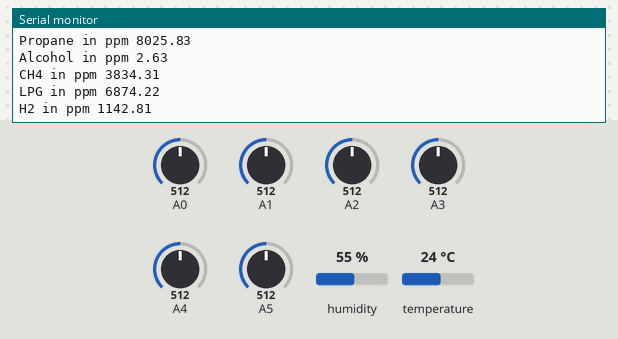
Simulated run of this sketch. Board: Arduino Uno, built with avr-gcc and run on an emulated ATmega328P. Shown: the last lines printed to the serial monitor. Inputs (shaded band) come from the test bench; at power-on: A0 = 512, A1 = 512, A2 = 512, A3 = 512, A4 = 512, A5 = 512, humidity 55 %, temperature 24 °C.

Above: at 2.9 s.
3.0 s: A0 set to 716
5.8 s: A1 set to 716
At 6.8 s:
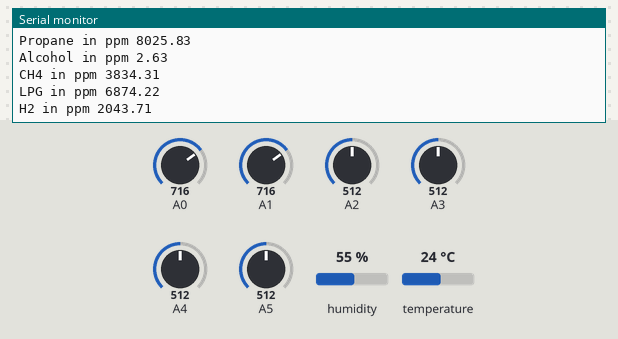
8.6 s: A2 set to 716
At 11.2 s:
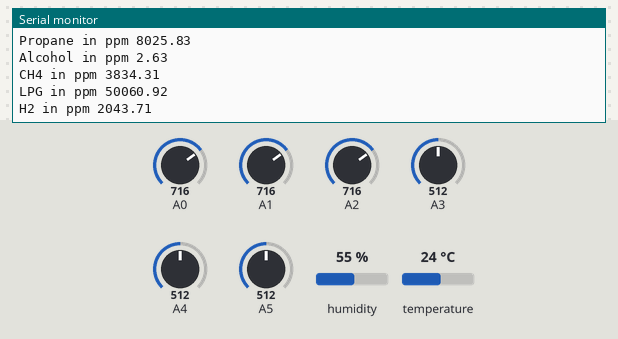
11.4 s: A3 set to 716
At 13.1 s:
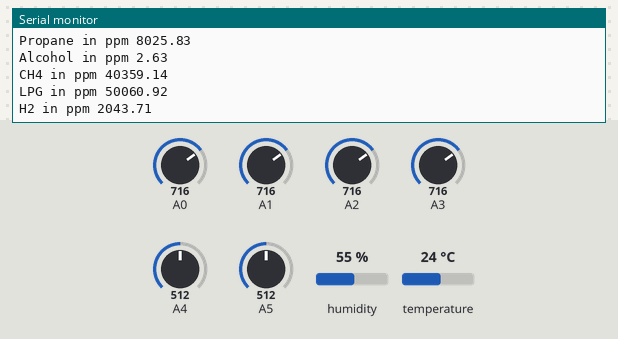

The sketch:

dynamic.ino
```cpp
//this is for arduino json version 5
#include <SoftwareSerial.h>
#include <ArduinoJson.h>
SoftwareSerial s(5,6);
#include "DHT.h"
#define DHTPIN 2
#define DHTTYPE DHT11
#define RL 20
#define ro135 89.41
#define ro8 25.07
#define ro6 45.16
#define ro4 32.19
#define ro3 70.63
#define ro2 63.51
DHT dht(DHTPIN, DHTTYPE);

void setup() {
  s.begin(115200);
  Serial.begin(9600);

pinMode(A0,INPUT);
pinMode(A1,INPUT);
pinMode(A2,INPUT);
pinMode(A3,INPUT);
pinMode(A4,INPUT);
pinMode(A5,INPUT);
  dht.begin();
}
StaticJsonBuffer<1000> jsonBuffer;
JsonObject& root = jsonBuffer.createObject();
void loop() {

  float h = dht.readHumidity();
  // Read temperature as Celsius (the default)
  float t = dht.readTemperature();
  // Read temperature as Fahrenheit (isFahrenheit = true)
  float f = dht.readTemperature(true);
  float mq135=analogRead(A0);
  float mq8=analogRead(A1);
  float mq6=analogRead(A2);
  float mq4=analogRead(A3);
  float mq3=analogRead(A4);
  float mq2=analogRead(A5);
  float vrl135 = (mq135*5)/1023;
  float vrl8 = (mq8*5)/1023;
  float vrl6 = (mq6*5)/1023;
  float vrl4 = (mq4*5)/1023;
  float vrl3 = (mq3*5)/1023;
  float vrl2 = (mq2*5)/1023;
  float rs135 = ((5-vrl135)*RL)/vrl135;
  float rs8 = ((5-vrl8)*RL)/vrl8;
  float rs6 = ((5-vrl6)*RL)/vrl6;
  float rs4 = ((5-vrl4)*RL)/vrl4;
  float rs3 = ((5-vrl3)*RL)/vrl3;
  float rs2 = ((5-vrl2)*RL)/vrl2;
 /* Serial.print("rs135 ");
  Serial.println(rs135);
  Serial.print("rs8 ");
  Serial.println(rs8);
  Serial.print("rs6 ");
  Serial.println(rs6);
  Serial.print("rs4 ");
  Serial.println(rs4);
  Serial.print("rs3 ");
  Serial.println(rs3);
  Serial.print("rs2 ");
  Serial.println(rs2);*/

  float ratio135 = rs135/ro135;
  float ratio8 = rs8/ro8;
  float ratio6 = rs6/ro6;
  float ratio4 = rs4/ro4;
  float ratio3 = rs3/ro3;
  float ratio2 = rs2/ro2;
  float co2 = 110.47*(pow(ratio135,-2.862));
  float propane = 652.71*(pow(ratio2,-2.168));
  float alcohol = 0.3934*(pow(ratio3,-1.504));
  float ch4 = 1012.7*(pow(ratio4,-2.786));
  float lpg = 1009.2*(pow(ratio6,-2.35));
  float h2 = 976.97*(pow(ratio8,-0.688));

  Serial.print("CO2 in ppm ");
  Serial.println(co2);
  Serial.print("Propane in ppm ");
  Serial.println(propane);
  Serial.print("Alcohol in ppm ");
  Serial.println(alcohol);
  Serial.print("CH4 in ppm ");
  Serial.println(ch4);
  Serial.print("LPG in ppm ");
  Serial.println(lpg);
  Serial.print("H2 in ppm ");
  Serial.println(h2);
  delay(2000);

  // Compute heat index in Fahrenheit (the default)
  float hif = dht.computeHeatIndex(f, h);
  // Compute heat index in Celsius (isFahreheit = false)
  float hic = dht.computeHeatIndex(t, h, false);
if (isnan(h) || isnan(t) || isnan(f)) {
    return;
  }
  // If the DHT-11 is not connected to correct pin or if it doesnot
//work no data will be sent
  root["temp"] = t;
  root["hum"] = h;
  root["hi"] = hic;
  root["CO2"]= co2;
  root["Propane"]= propane;
  root["Alcohol"]= alcohol;
  root["CH4"]= ch4;
  root["lpg"]= lpg;
  root["H2"]= h2;

if(s.available()>0)
{
 root.printTo(s);
}
}
```

Measured:
- after the input at 5.8 s, the serial monitor: prints a new line after 0.61 s (image 1)
- after the input at 8.6 s, the serial monitor: prints a new line after 2.0 s (image 2)
- after the input at 11.4 s, the serial monitor: prints a new line after 1.2 s (image 3)
